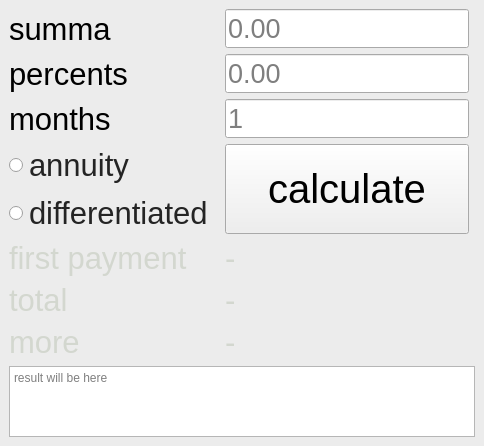
<?xml version="1.0" encoding="UTF-8"?>
<ui version="4.0">
 <class>Credit</class>
 <widget class="QMainWindow" name="Credit">
  <property name="geometry">
   <rect>
    <x>0</x>
    <y>0</y>
    <width>484</width>
    <height>446</height>
   </rect>
  </property>
  <property name="palette">
   <palette>
    <active>
     <colorrole role="Window">
      <brush brushstyle="SolidPattern">
       <color alpha="255">
        <red>61</red>
        <green>92</green>
        <blue>43</blue>
       </color>
      </brush>
     </colorrole>
    </active>
    <inactive>
     <colorrole role="Window">
      <brush brushstyle="SolidPattern">
       <color alpha="255">
        <red>236</red>
        <green>236</green>
        <blue>236</blue>
       </color>
      </brush>
     </colorrole>
    </inactive>
    <disabled>
     <colorrole role="Window">
      <brush brushstyle="SolidPattern">
       <color alpha="255">
        <red>61</red>
        <green>92</green>
        <blue>43</blue>
       </color>
      </brush>
     </colorrole>
    </disabled>
   </palette>
  </property>
  <property name="windowTitle">
   <string>Credit</string>
  </property>
  <widget class="QWidget" name="centralwidget">
   <layout class="QGridLayout" name="gridLayout_2">
    <item row="9" column="2">
     <widget class="QLabel" name="labelTotalResult">
      <property name="palette">
       <palette>
        <active>
         <colorrole role="WindowText">
          <brush brushstyle="SolidPattern">
           <color alpha="255">
            <red>211</red>
            <green>215</green>
            <blue>207</blue>
           </color>
          </brush>
         </colorrole>
        </active>
        <inactive>
         <colorrole role="WindowText">
          <brush brushstyle="SolidPattern">
           <color alpha="255">
            <red>211</red>
            <green>215</green>
            <blue>207</blue>
           </color>
          </brush>
         </colorrole>
        </inactive>
        <disabled>
         <colorrole role="WindowText">
          <brush brushstyle="SolidPattern">
           <color alpha="255">
            <red>190</red>
            <green>190</green>
            <blue>190</blue>
           </color>
          </brush>
         </colorrole>
        </disabled>
       </palette>
      </property>
      <property name="font">
       <font>
        <pointsize>23</pointsize>
       </font>
      </property>
      <property name="text">
       <string>-</string>
      </property>
     </widget>
    </item>
    <item row="7" column="0">
     <widget class="QRadioButton" name="radioBtnDiff">
      <property name="palette">
       <palette>
        <active>
         <colorrole role="WindowText">
          <brush brushstyle="SolidPattern">
           <color alpha="217">
            <red>244</red>
            <green>244</green>
            <blue>244</blue>
           </color>
          </brush>
         </colorrole>
        </active>
        <inactive>
         <colorrole role="WindowText">
          <brush brushstyle="SolidPattern">
           <color alpha="216">
            <red>0</red>
            <green>0</green>
            <blue>0</blue>
           </color>
          </brush>
         </colorrole>
        </inactive>
        <disabled>
         <colorrole role="WindowText">
          <brush brushstyle="SolidPattern">
           <color alpha="63">
            <red>0</red>
            <green>0</green>
            <blue>0</blue>
           </color>
          </brush>
         </colorrole>
        </disabled>
       </palette>
      </property>
      <property name="font">
       <font>
        <pointsize>23</pointsize>
       </font>
      </property>
      <property name="text">
       <string>differentiated</string>
      </property>
     </widget>
    </item>
    <item row="11" column="0" colspan="4">
     <widget class="QTextEdit" name="textDiff">
      <property name="placeholderText">
       <string>result will be here</string>
      </property>
     </widget>
    </item>
    <item row="8" column="2">
     <widget class="QLabel" name="labelPaymentResult">
      <property name="palette">
       <palette>
        <active>
         <colorrole role="WindowText">
          <brush brushstyle="SolidPattern">
           <color alpha="255">
            <red>211</red>
            <green>215</green>
            <blue>207</blue>
           </color>
          </brush>
         </colorrole>
        </active>
        <inactive>
         <colorrole role="WindowText">
          <brush brushstyle="SolidPattern">
           <color alpha="255">
            <red>211</red>
            <green>215</green>
            <blue>207</blue>
           </color>
          </brush>
         </colorrole>
        </inactive>
        <disabled>
         <colorrole role="WindowText">
          <brush brushstyle="SolidPattern">
           <color alpha="255">
            <red>190</red>
            <green>190</green>
            <blue>190</blue>
           </color>
          </brush>
         </colorrole>
        </disabled>
       </palette>
      </property>
      <property name="font">
       <font>
        <pointsize>23</pointsize>
       </font>
      </property>
      <property name="text">
       <string>-</string>
      </property>
     </widget>
    </item>
    <item row="8" column="0">
     <widget class="QLabel" name="labelFirstPayment">
      <property name="palette">
       <palette>
        <active>
         <colorrole role="WindowText">
          <brush brushstyle="SolidPattern">
           <color alpha="255">
            <red>211</red>
            <green>215</green>
            <blue>207</blue>
           </color>
          </brush>
         </colorrole>
        </active>
        <inactive>
         <colorrole role="WindowText">
          <brush brushstyle="SolidPattern">
           <color alpha="255">
            <red>211</red>
            <green>215</green>
            <blue>207</blue>
           </color>
          </brush>
         </colorrole>
        </inactive>
        <disabled>
         <colorrole role="WindowText">
          <brush brushstyle="SolidPattern">
           <color alpha="255">
            <red>190</red>
            <green>190</green>
            <blue>190</blue>
           </color>
          </brush>
         </colorrole>
        </disabled>
       </palette>
      </property>
      <property name="font">
       <font>
        <pointsize>23</pointsize>
       </font>
      </property>
      <property name="text">
       <string>first payment</string>
      </property>
     </widget>
    </item>
    <item row="0" column="0">
     <widget class="QLabel" name="labelSumma">
      <property name="palette">
       <palette>
        <active>
         <colorrole role="WindowText">
          <brush brushstyle="SolidPattern">
           <color alpha="217">
            <red>245</red>
            <green>245</green>
            <blue>245</blue>
           </color>
          </brush>
         </colorrole>
        </active>
        <inactive>
         <colorrole role="WindowText">
          <brush brushstyle="SolidPattern">
           <color alpha="255">
            <red>0</red>
            <green>0</green>
            <blue>0</blue>
           </color>
          </brush>
         </colorrole>
        </inactive>
        <disabled>
         <colorrole role="WindowText">
          <brush brushstyle="SolidPattern">
           <color alpha="63">
            <red>0</red>
            <green>0</green>
            <blue>0</blue>
           </color>
          </brush>
         </colorrole>
        </disabled>
       </palette>
      </property>
      <property name="font">
       <font>
        <pointsize>23</pointsize>
       </font>
      </property>
      <property name="text">
       <string>summa</string>
      </property>
     </widget>
    </item>
    <item row="9" column="0">
     <widget class="QLabel" name="labelTotal">
      <property name="palette">
       <palette>
        <active>
         <colorrole role="WindowText">
          <brush brushstyle="SolidPattern">
           <color alpha="255">
            <red>211</red>
            <green>215</green>
            <blue>207</blue>
           </color>
          </brush>
         </colorrole>
        </active>
        <inactive>
         <colorrole role="WindowText">
          <brush brushstyle="SolidPattern">
           <color alpha="255">
            <red>211</red>
            <green>215</green>
            <blue>207</blue>
           </color>
          </brush>
         </colorrole>
        </inactive>
        <disabled>
         <colorrole role="WindowText">
          <brush brushstyle="SolidPattern">
           <color alpha="255">
            <red>190</red>
            <green>190</green>
            <blue>190</blue>
           </color>
          </brush>
         </colorrole>
        </disabled>
       </palette>
      </property>
      <property name="font">
       <font>
        <pointsize>23</pointsize>
       </font>
      </property>
      <property name="text">
       <string>total</string>
      </property>
     </widget>
    </item>
    <item row="6" column="2" rowspan="2">
     <widget class="QPushButton" name="pushButton">
      <property name="sizePolicy">
       <sizepolicy hsizetype="Minimum" vsizetype="Expanding">
        <horstretch>0</horstretch>
        <verstretch>0</verstretch>
       </sizepolicy>
      </property>
      <property name="font">
       <font>
        <pointsize>30</pointsize>
       </font>
      </property>
      <property name="text">
       <string>calculate</string>
      </property>
     </widget>
    </item>
    <item row="10" column="0">
     <widget class="QLabel" name="labelMore">
      <property name="palette">
       <palette>
        <active>
         <colorrole role="WindowText">
          <brush brushstyle="SolidPattern">
           <color alpha="255">
            <red>211</red>
            <green>215</green>
            <blue>207</blue>
           </color>
          </brush>
         </colorrole>
        </active>
        <inactive>
         <colorrole role="WindowText">
          <brush brushstyle="SolidPattern">
           <color alpha="255">
            <red>211</red>
            <green>215</green>
            <blue>207</blue>
           </color>
          </brush>
         </colorrole>
        </inactive>
        <disabled>
         <colorrole role="WindowText">
          <brush brushstyle="SolidPattern">
           <color alpha="255">
            <red>190</red>
            <green>190</green>
            <blue>190</blue>
           </color>
          </brush>
         </colorrole>
        </disabled>
       </palette>
      </property>
      <property name="font">
       <font>
        <pointsize>23</pointsize>
       </font>
      </property>
      <property name="text">
       <string>more</string>
      </property>
     </widget>
    </item>
    <item row="2" column="0">
     <widget class="QLabel" name="labelPercents">
      <property name="palette">
       <palette>
        <active>
         <colorrole role="WindowText">
          <brush brushstyle="SolidPattern">
           <color alpha="217">
            <red>245</red>
            <green>245</green>
            <blue>245</blue>
           </color>
          </brush>
         </colorrole>
        </active>
        <inactive>
         <colorrole role="WindowText">
          <brush brushstyle="SolidPattern">
           <color alpha="255">
            <red>0</red>
            <green>0</green>
            <blue>0</blue>
           </color>
          </brush>
         </colorrole>
        </inactive>
        <disabled>
         <colorrole role="WindowText">
          <brush brushstyle="SolidPattern">
           <color alpha="63">
            <red>0</red>
            <green>0</green>
            <blue>0</blue>
           </color>
          </brush>
         </colorrole>
        </disabled>
       </palette>
      </property>
      <property name="font">
       <font>
        <pointsize>23</pointsize>
       </font>
      </property>
      <property name="text">
       <string>percents</string>
      </property>
     </widget>
    </item>
    <item row="6" column="0">
     <widget class="QRadioButton" name="radioBtnAnnuity">
      <property name="palette">
       <palette>
        <active>
         <colorrole role="WindowText">
          <brush brushstyle="SolidPattern">
           <color alpha="217">
            <red>244</red>
            <green>244</green>
            <blue>244</blue>
           </color>
          </brush>
         </colorrole>
        </active>
        <inactive>
         <colorrole role="WindowText">
          <brush brushstyle="SolidPattern">
           <color alpha="216">
            <red>0</red>
            <green>0</green>
            <blue>0</blue>
           </color>
          </brush>
         </colorrole>
        </inactive>
        <disabled>
         <colorrole role="WindowText">
          <brush brushstyle="SolidPattern">
           <color alpha="63">
            <red>0</red>
            <green>0</green>
            <blue>0</blue>
           </color>
          </brush>
         </colorrole>
        </disabled>
       </palette>
      </property>
      <property name="font">
       <font>
        <pointsize>23</pointsize>
       </font>
      </property>
      <property name="layoutDirection">
       <enum>Qt::LeftToRight</enum>
      </property>
      <property name="text">
       <string>annuity</string>
      </property>
     </widget>
    </item>
    <item row="10" column="2">
     <widget class="QLabel" name="labelMoreResult">
      <property name="palette">
       <palette>
        <active>
         <colorrole role="WindowText">
          <brush brushstyle="SolidPattern">
           <color alpha="255">
            <red>211</red>
            <green>215</green>
            <blue>207</blue>
           </color>
          </brush>
         </colorrole>
        </active>
        <inactive>
         <colorrole role="WindowText">
          <brush brushstyle="SolidPattern">
           <color alpha="255">
            <red>211</red>
            <green>215</green>
            <blue>207</blue>
           </color>
          </brush>
         </colorrole>
        </inactive>
        <disabled>
         <colorrole role="WindowText">
          <brush brushstyle="SolidPattern">
           <color alpha="255">
            <red>190</red>
            <green>190</green>
            <blue>190</blue>
           </color>
          </brush>
         </colorrole>
        </disabled>
       </palette>
      </property>
      <property name="font">
       <font>
        <pointsize>23</pointsize>
       </font>
      </property>
      <property name="text">
       <string>-</string>
      </property>
     </widget>
    </item>
    <item row="4" column="0">
     <widget class="QLabel" name="labelMonths">
      <property name="palette">
       <palette>
        <active>
         <colorrole role="WindowText">
          <brush brushstyle="SolidPattern">
           <color alpha="217">
            <red>245</red>
            <green>245</green>
            <blue>245</blue>
           </color>
          </brush>
         </colorrole>
        </active>
        <inactive>
         <colorrole role="WindowText">
          <brush brushstyle="SolidPattern">
           <color alpha="255">
            <red>0</red>
            <green>0</green>
            <blue>0</blue>
           </color>
          </brush>
         </colorrole>
        </inactive>
        <disabled>
         <colorrole role="WindowText">
          <brush brushstyle="SolidPattern">
           <color alpha="63">
            <red>0</red>
            <green>0</green>
            <blue>0</blue>
           </color>
          </brush>
         </colorrole>
        </disabled>
       </palette>
      </property>
      <property name="font">
       <font>
        <pointsize>23</pointsize>
       </font>
      </property>
      <property name="text">
       <string>months</string>
      </property>
     </widget>
    </item>
    <item row="0" column="2">
     <widget class="QLineEdit" name="lineSumma">
      <property name="sizePolicy">
       <sizepolicy hsizetype="Expanding" vsizetype="Expanding">
        <horstretch>0</horstretch>
        <verstretch>0</verstretch>
       </sizepolicy>
      </property>
      <property name="font">
       <font>
        <pointsize>20</pointsize>
       </font>
      </property>
      <property name="placeholderText">
       <string>0.00</string>
      </property>
     </widget>
    </item>
    <item row="2" column="2">
     <widget class="QLineEdit" name="linePercents">
      <property name="sizePolicy">
       <sizepolicy hsizetype="Expanding" vsizetype="Expanding">
        <horstretch>0</horstretch>
        <verstretch>0</verstretch>
       </sizepolicy>
      </property>
      <property name="font">
       <font>
        <pointsize>20</pointsize>
       </font>
      </property>
      <property name="placeholderText">
       <string>0.00</string>
      </property>
     </widget>
    </item>
    <item row="4" column="2">
     <widget class="QLineEdit" name="lineMonths">
      <property name="sizePolicy">
       <sizepolicy hsizetype="Expanding" vsizetype="Expanding">
        <horstretch>0</horstretch>
        <verstretch>0</verstretch>
       </sizepolicy>
      </property>
      <property name="font">
       <font>
        <pointsize>20</pointsize>
       </font>
      </property>
      <property name="placeholderText">
       <string>1</string>
      </property>
     </widget>
    </item>
   </layout>
  </widget>
 </widget>
 <resources/>
 <connections/>
</ui>
